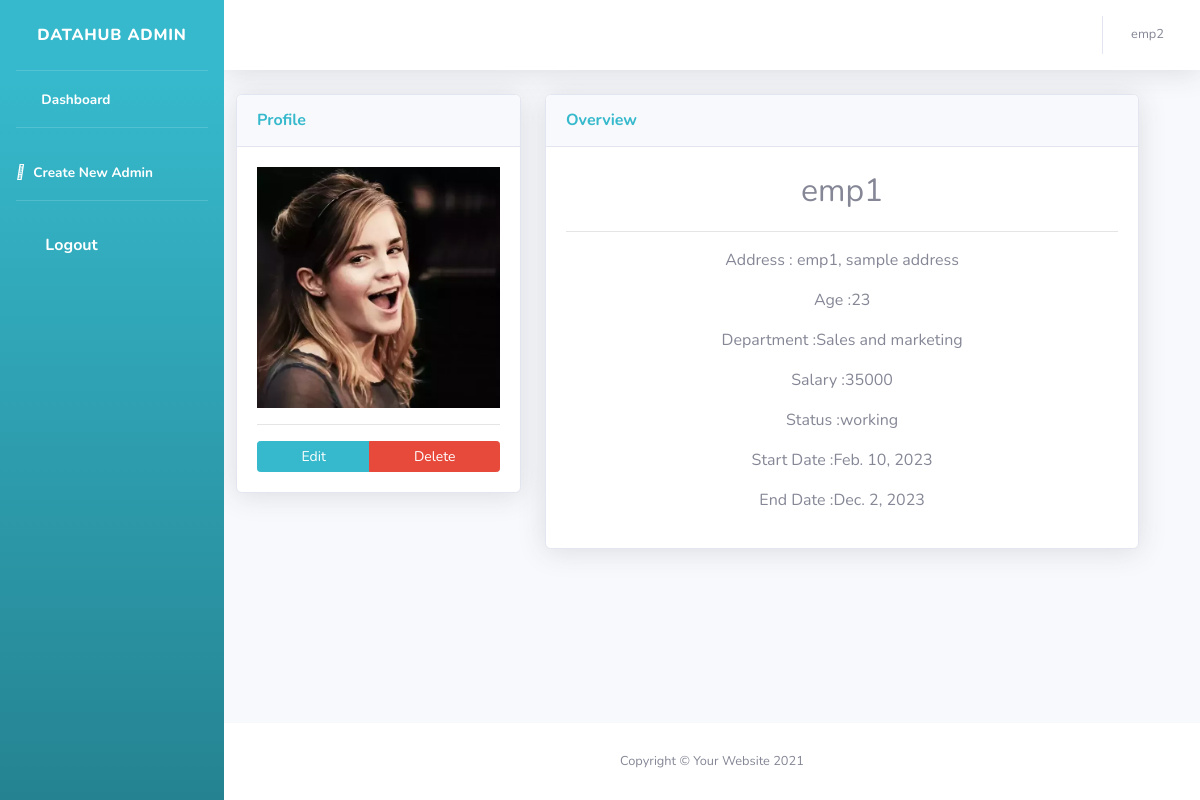
Page /emp/2 (signed in) on the earlier database version.
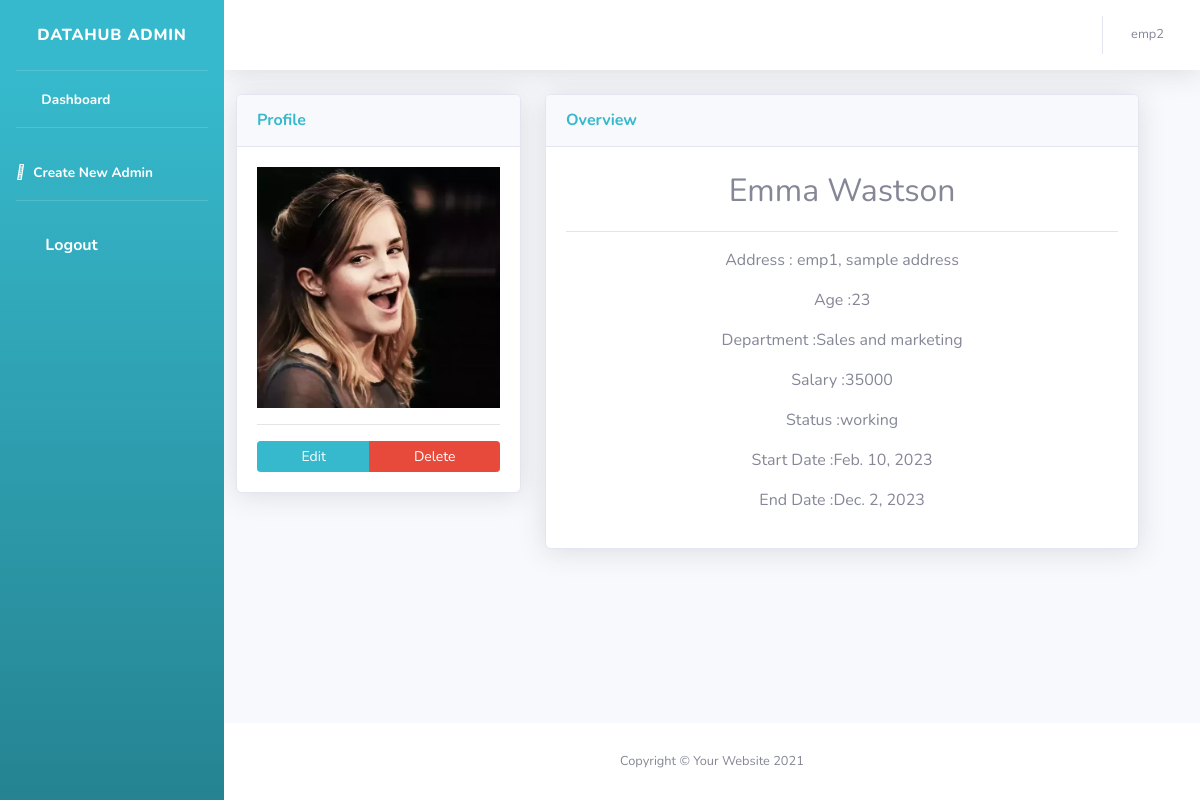
Same page on the later database version.
### emp_crud/models.py (models this page shows, shortened)
class Employee(models.Model):
    name = models.CharField(max_length=100)
    address = models.CharField(max_length=200)
    age = models.PositiveIntegerField()
    depts = (
        ('Accounts and Finance', 'Accounts and Finance'),
        ('HR', 'HR'),
        ('Sales and marketing', 'Sales and marketing'),
        ('Infrastructures', 'Infrastructures'),
        ('Research and development', 'Research and development'),
        ('IT services', 'IT services'),
        ('Product development', 'Product development'),
        ('Security and transport', 'Security and transport'),
    )
    department = models.CharField(max_length=200, choices=depts, default=None)
    emp_start_date = models.DateField(null=True, blank=True)
    emp_end_date = models.DateField(null=True, blank=True)
    salary = models.PositiveIntegerField()
    photo = models.ImageField(upload_to='media/images')
    options = (
        ('working', 'working'),
        ('resigned', 'resigned')
    )
    status = models.CharField(max_length=100, choices=options, default='working')

### emp_crud/views.py (the view)
# urls.py: path('emp/<int:pk>', Detail_emp_view.as_view(), name='details'),
@method_decorator(decs, name="dispatch")
class Detail_emp_view(DetailView):
    template_name = 'emp_details.html'
    model = Employee
    context_object_name = 'emp'

### emp_crud/views.py (called while the page is built)
def signin_required(fn):
    def wrapper(request, *args, **kwargs):
        if not request.user.is_authenticated:
            messages.error(request, 'invalid session')
            return redirect("signin")
        else:
            return fn(request, *args, **kwargs)
    return wrapper

### emp_crud/templates/emp_details.html
{% extends 'base.html' %}
{% block content %}
<div class="row" style="width: 95%; margin-left: 0; margin-right: 0;">
    <div class="col-xl-4 col-lg-5 ">
        <div class="card shadow mb-4">
            <div class="card-header py-3 d-flex flex-row align-items-center justify-content-between">
                <h6 class="m-0 font-weight-bold text-info">Profile</h6>
            </div>
            <div class="card-body">
                <img src="{{emp.photo.url}}" width="100%" alt="">
                <hr class="sidebar-divider">
                <div class="btn-group" style="width: 100%;" role="group" aria-label="Basic mixed styles example">
                    <a href="{% url 'update' emp.id %}" class="btn btn-info btn-sm ">Edit</a>
                    <a href="{% url 'delete' emp.id %}" class="btn btn-danger btn-sm ">Delete</a>
                </div>
            </div>
        </div>
    </div>
    <div class="col-xl-8 col-lg-7">
        <div class="card shadow mb-4">
            <div class="card-header py-3 d-flex flex-row align-items-center justify-content-between">
                <h6 class="m-0 font-weight-bold text-info">Overview</h6>
            </div>
            <div class="card-body text-center">
                <p style="font-size: xx-large; ">{{emp.name}}</p>
                <hr class="sidebar-divider">
                <p>Address : {{emp.address}}</p>
                <p>Age :{{emp.age}}</p>
                <p>Department :{{emp.department}}</p>
                <p>Salary :{{emp.salary}}</p>
                <p>Status :{{emp.status}}</p>
                <p>Start Date :{{emp.emp_start_date}}</p>
                <p>End Date :{{emp.emp_end_date}}</p>
            </div>
        </div>
    </div>
</div>
{% endblock content %}

### emp_crud/templates/base.html (shortened to what this page needs)
<!DOCTYPE html>
{% load static %}
<html lang="en">
<head>
    <link href="{% static 'vendor/fontawesome-free/css/all.min.css'%}" rel="stylesheet" type="text/css">
    <link href="{% static 'css/sb-admin-2.min.css'%}" rel="stylesheet">
</head>
<body id="page-top">
    <div id="wrapper">
        <ul class="navbar-nav bg-gradient-info sidebar sidebar-dark accordion" id="accordionSidebar">
            <a class="sidebar-brand d-flex align-items-center justify-content-center" href="{% url 'home' %}">
                <div class="sidebar-brand-text mx-3">DataHub Admin</div>
            </a>
            <hr class="sidebar-divider my-0">
            <li class="nav-item active">
                <a class="nav-link" href="{% url 'home' %}">
                    <i class="fas fa-fw fa-tachometer-alt"></i>
                    <span>Dashboard</span></a>
            </li>
            <hr class="sidebar-divider">
            <li class="nav-item active">
                <a class="nav-link" href="{% url 'signup' %}">
                    <i class="fa-sharp fa-solid fa-user"></i>
                    <span>Create New Admin</span></a>
            </li>
            <hr class="sidebar-divider d-none d-md-block">
            <li class="nav-item active">
                <a class="nav-link" href="{% url 'signout' %}">
                    <i class="fas fa-sign-out-alt fa-sm fa-fw mr-2 text-light-400"></i>
                    Logout
                </a>
            </li>
        </ul>
        <div id="content-wrapper" class="d-flex flex-column">
            <div id="content">
                <nav class="navbar navbar-expand navbar-light bg-white topbar mb-4 static-top shadow">
                    <ul class="navbar-nav ml-auto">
                        <li class="nav-item dropdown no-arrow">
                            <a class="nav-link dropdown-toggle" href="#" id="userDropdown" role="button"
                                data-toggle="dropdown" aria-haspopup="true" aria-expanded="false">
                                <span class="mr-2 d-none d-lg-inline text-gray-600 small">{{request.user}}</span>
                            </a>
                        </li>
                    </ul>
                </nav>
                {% block content %}
                {% endblock content %}
            </div>
            <footer class="sticky-footer bg-white">
                <div class="container my-auto">
                    <div class="copyright text-center my-auto">
                        <span>Copyright &copy; Your Website 2021</span>
                    </div>
                </div>
            </footer>
        </div>
    </div>
</body>
</html>

Differences in the rows shown:
changed Employee "emp1, sample address": name "emp1" → "Emma Wastson"
